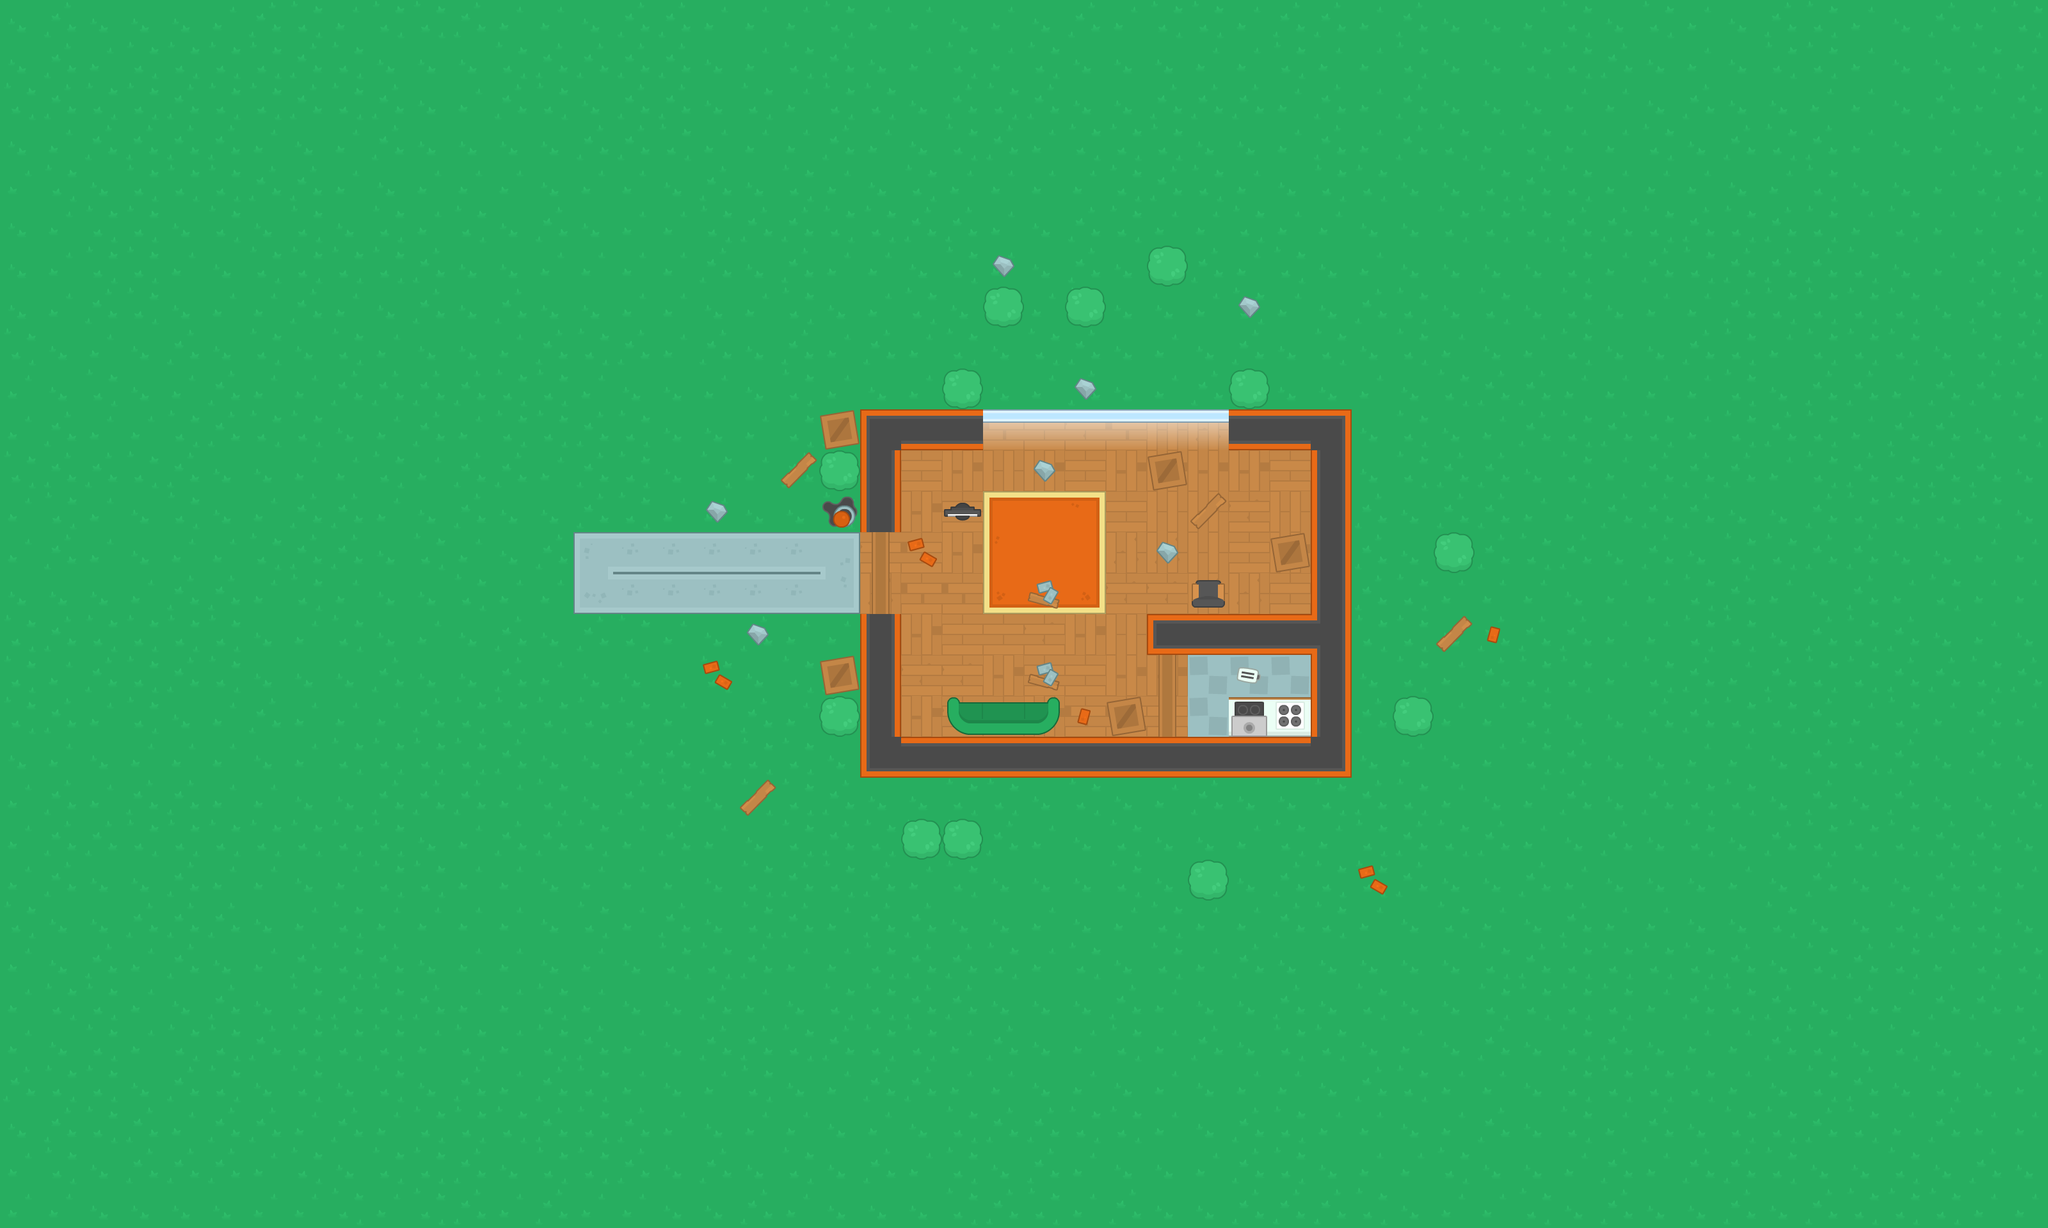

Below is a game level as drawn by its tile map, then a one-line description and the .tmx that defines it (tile-layer data replaced by summaries):
An orthogonal 50x30 tile map with 64x64 px tiles, 4 tile layers (Ground, Walls, Items, Decorations).

<map version="1.4" tiledversion="1.4.3" orientation="orthogonal" renderorder="right-down" width="50" height="30" tilewidth="64" tileheight="64" infinite="0" nextlayerid="5" nextobjectid="1">
 <tileset firstgid="1" source="Kenney Topdown Pack.tsx" />
 <layer id="1" name="Ground" width="50" height="30">
  <data>[1500 cells, 1500 non-empty, 25 distinct tile ids]</data>
 </layer>
 <layer id="2" name="Walls" width="50" height="30">
  <data>[1500 cells, 44 non-empty, 10 distinct tile ids]</data>
 </layer>
 <layer id="3" name="Items" width="50" height="30">
  <data>[1500 cells, 17 non-empty, 6 distinct tile ids]</data>
 </layer>
 <layer id="4" name="Decorations" width="50" height="30">
  <data>[1500 cells, 27 non-empty, 10 distinct tile ids]</data>
 </layer>
</map>
